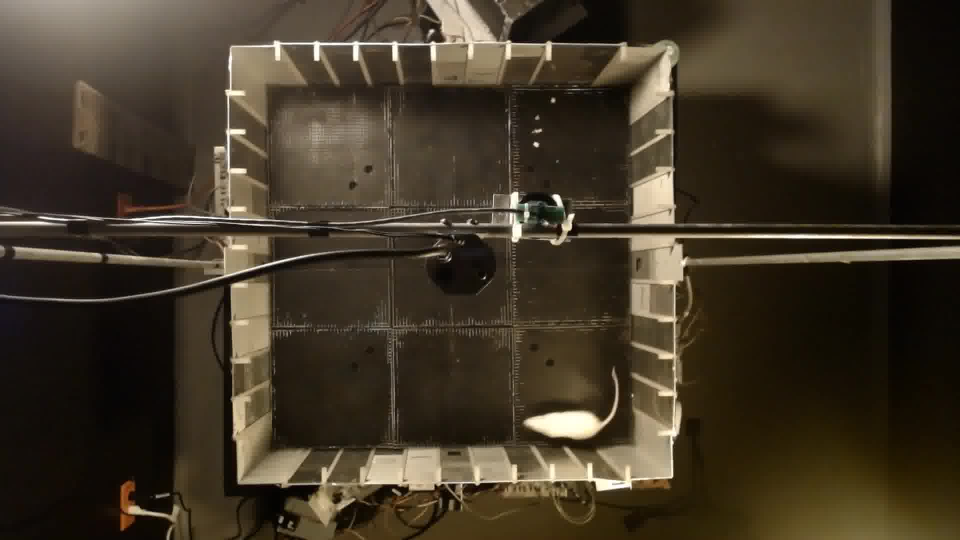
#> input picture img/img1.png, 1920 x 1080 px (shown at 1/2 size)
$ python recortar_imagenes.py
#> lines starting #> are read from the running program, lines starting #| are printed output that depends on the picture
import cv2

image = cv2.imread('./img/img1.png')
#> image is the input picture: shape (1080, 1920, 3); mean B, G, R 39.4, 55.1, 65.4

print('image.shape=', image.shape)
#| image.shape= (1080, 1920, 3)

imageOut = image[60:1000, 430:1370]
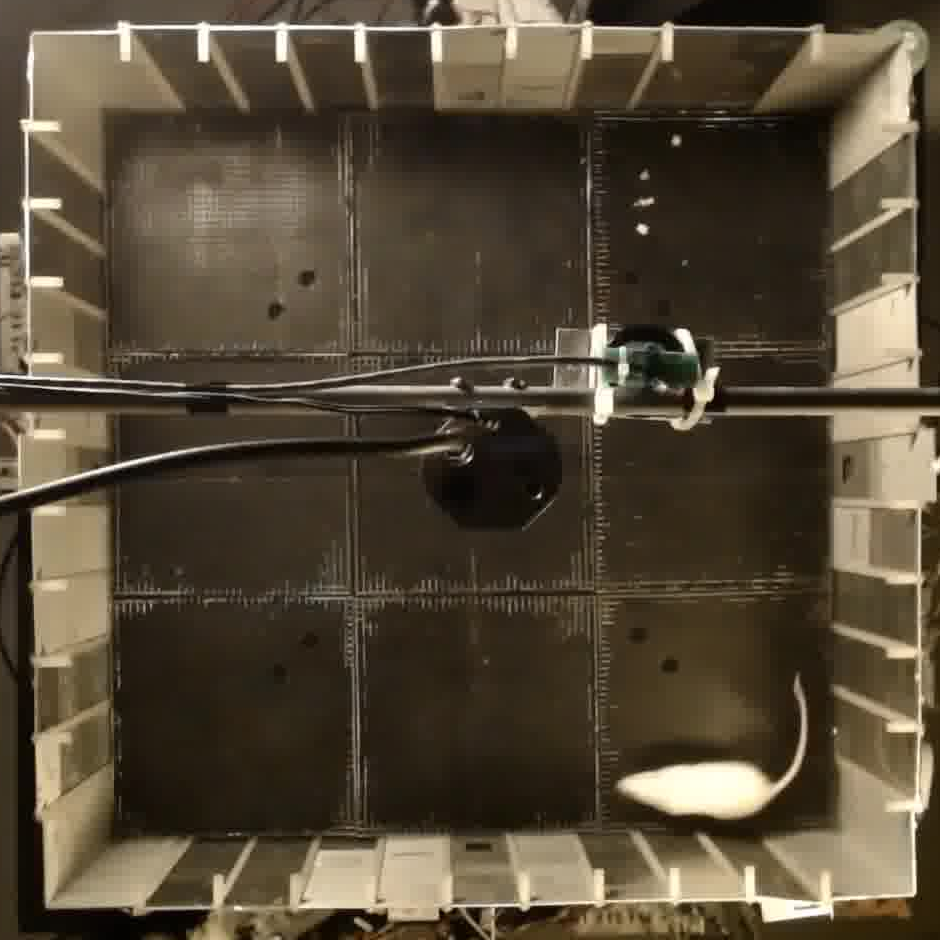
#> imageOut: shape (940, 940, 3); mean B, G, R 55.5, 73.5, 85.2

cv2.imshow('Imagen de entrada', image)
cv2.imshow('Imagen de salida', imageOut)

cv2.waitKey(0)
cv2.destroyAllWindows()
